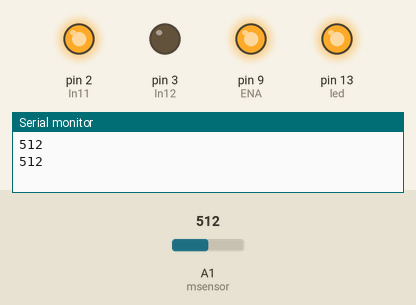
Simulated run of this sketch. Board: Arduino Uno, built with avr-gcc and run on an emulated ATmega328P. Parts: output pins drawn as LEDs (lit = HIGH), the last lines printed to the serial monitor. The test bench sets the inputs (shaded band); at power-on: A1 (msensor) = 512.

Above: at 1.8 s.
1.9 s: A1 (msensor) set to 489
At 3.2 s:
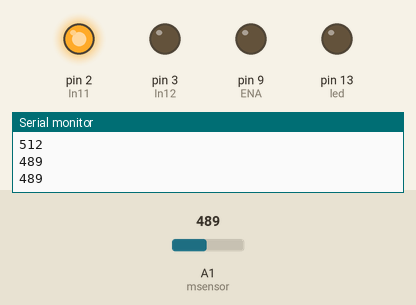
3.5 s: A1 (msensor) set to 510
At 4.4 s:
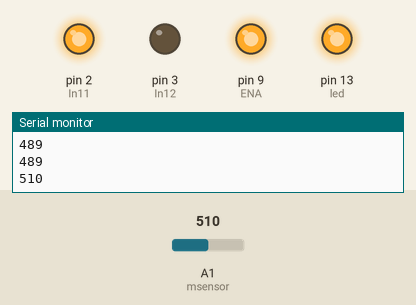
5.5 s: A1 (msensor) set to 490
At 6.7 s:
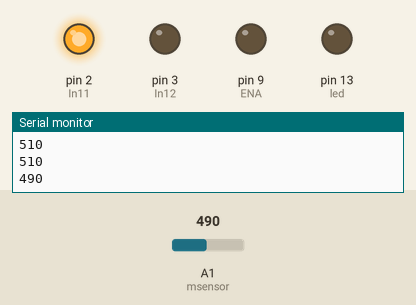
Timing chart, 0 to 8.5 s (numbered marks = the images above; inputs shaded):
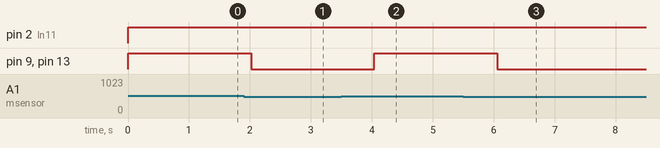

The sketch:

Soil-Irrigation.ino
```cpp
#include<Arduino.h>

#define ENA 9
#define In11 2
#define In12 3

int msensor=A1;
int msvalue=0;
int led=13;
boolean flag=false;


void setup() {

  pinMode(ENA, OUTPUT);
  pinMode(In11, OUTPUT);
  pinMode(In12, OUTPUT);
  pinMode(msensor,INPUT);
  pinMode(led,OUTPUT);

  Serial.begin(9600);
}

void pumpON(){

  analogWrite(ENA, 255);
  digitalWrite(In11, HIGH);
  digitalWrite(In12, LOW);
}

void pumpOFF(){

   analogWrite(ENA,0);
   digitalWrite(In11, HIGH);
   digitalWrite(In12, LOW);
}

void loop() {

  msvalue=analogRead(msensor);
  Serial.println(msvalue);

  if(msvalue>500)
  {
      pumpON();
      digitalWrite(led,HIGH);
//    flag=true;
      delay(1000);

  }
       else
       {
          pumpOFF();
          digitalWrite(led,LOW);
//        flag=false;
          delay(1000);
       }
          delay(10);

}
```

Measured:
- the behaviour switches between 501 and 500 on A1 (msensor) (found by bisection; images 0 and 1)
- after the input at 1.9 s, pin 9 (ENA), pin 13 (led): HIGH → LOW after 0.12 s
- after the input at 3.5 s, pin 9 (ENA), pin 13 (led): LOW → HIGH after 0.54 s
- after the input at 5.5 s, pin 9 (ENA), pin 13 (led): HIGH → LOW after 0.56 s
